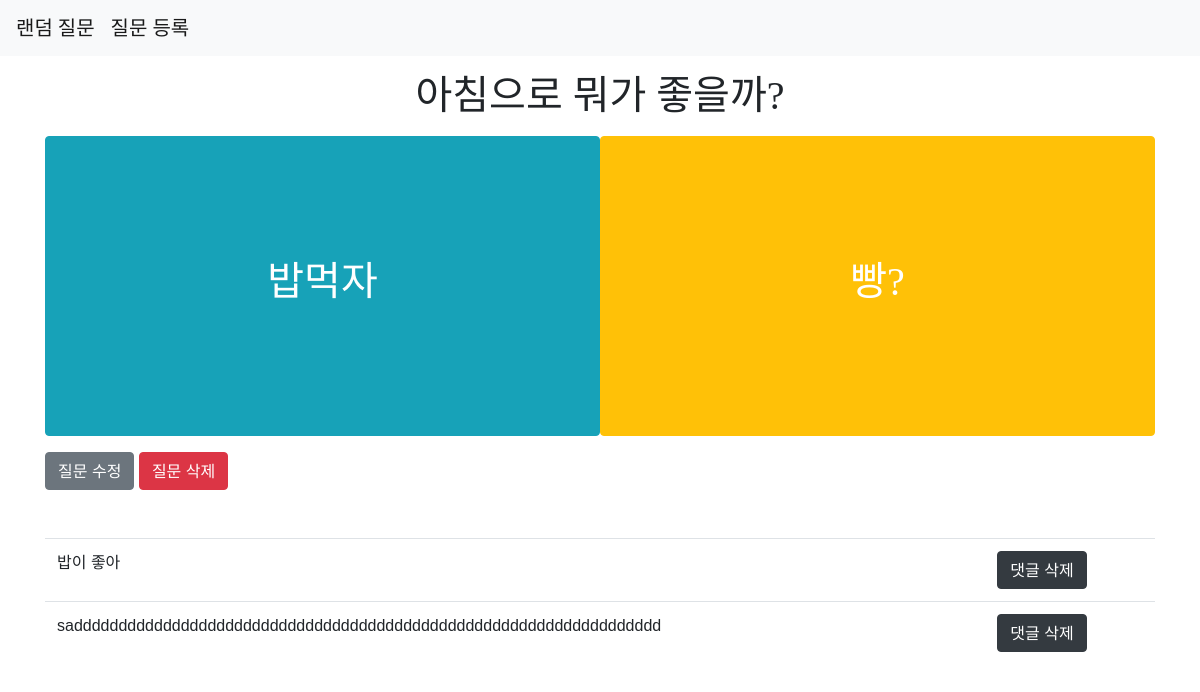
The page /questions/ on the database as committed earlier.
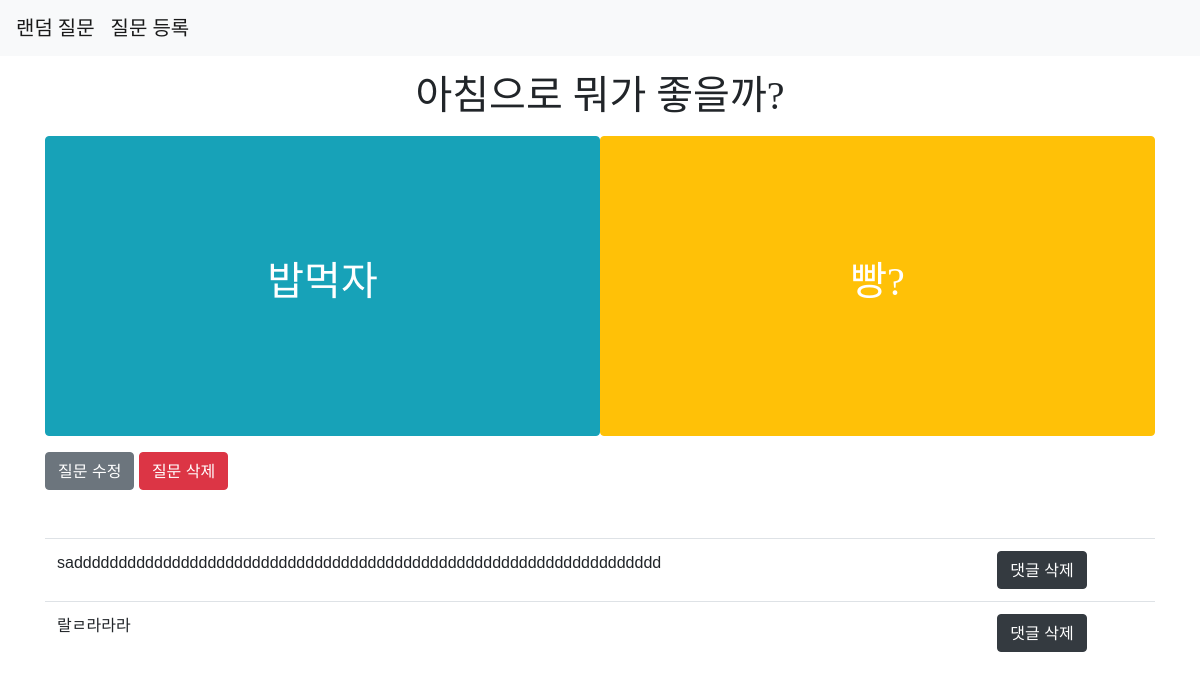
The same page on the database as committed later.
### questions/models.py (models this page shows)
class Question(models.Model):
    title = models.CharField(max_length=50)
    option_left = models.CharField(max_length=50)
    option_right = models.CharField(max_length=50)

class Choice(models.Model):
    question = models.ForeignKey(Question, on_delete=models.CASCADE)
    pick = models.IntegerField()
    comment = models.TextField()

### questions/views.py (the view)
# urls.py: path('', views.index, name="index"),
def index(request):
    questions = Question.objects.all()
    question_ids = []
    for question in questions:
        question_ids.append(question.id)
    q_id = random.choice(question_ids)
    question = Question.objects.get(id=q_id)
    choices = question.choice_set.all()
    context = {
        'question': question,
        'choices' : choices,
    }
    return render(request, 'index.html', context)

### questions/templates/index.html (shortened to what this page needs)
{% extends 'base.html' %}
{% block body %}
  <h1 class="d-flex justify-content-center m-3 title">{{question.title}}</h1>
  <div class="container">
    <div class="row">
      <a style="height: 300px;" class="btn btn-info text-white d-flex flex-column justify-content-center col-6 options" href="{% url 'questions:pick_count' question.id 1 %}">
        <h5>{{question.option_left}}</h5>
      </a>
      <a class="btn btn-warning text-white d-flex flex-column justify-content-center col-6 options" href="{% url 'questions:pick_count' question.id 2 %}">
          <h5>{{question.option_right}}</h5>
      </a>
    </div>
    </div>
      <a class="btn btn-secondary mt-3" href="{% url 'questions:question_update' question.id %}">질문 수정</a>
      <a class="btn btn-danger mt-3" href="{% url 'questions:question_delete' question.id %}">질문 삭제</a>
    </div>
  <div class="container mt-5">
    <table class="table">
      <tbody>
        {% for choice_pick in choices %}
        {% if choice_pick.comment %}
        <tr>
          <td class="answer">{{choice_pick.comment}}</td>
          <td><a class="btn btn-dark" href="{% url 'questions:answer_delete' question.id choice_pick.id %}">댓글 삭제</a></td>
        </tr>
        {% endif %}
        {% endfor %}
      </tbody>
    </table>
  </div>
{% endblock %}

### questions/templates/base.html (shortened to what this page needs)
<!DOCTYPE html>
<html lang="en">
<head>
  <link rel="stylesheet" href="https://stackpath.bootstrapcdn.com/bootstrap/4.3.1/css/bootstrap.min.css">
</head>
<body>
  <nav class="navbar navbar-expand-lg navbar-light bg-light">
    <a class="navbar-brand" href="{% url 'questions:index' %}">랜덤 질문</a>
    <a class="navbar-brand" href="{% url 'questions:question_create' %}">질문 등록</a>
  </nav>
  <div class="container">
    {% block body %}
    {% endblock %}
</body>
</html>

### questions/templates/base.html (style rules this page uses)
.navbar { font-family: 'HangeulNuri-Bold'; }
.title { font-family: 'BMHANNAAir'; }
.options { font-family: 'TDTDTadakTadak'; }
h5 { font-size: 40px; }
.answer { font-family: 'NanumSquare', sans-serif; }

Rows that differ between the two databases and show on the page:
removed Choice: comment "밥이 좋아"
added Choice: comment "랄ㄹ라라라"
